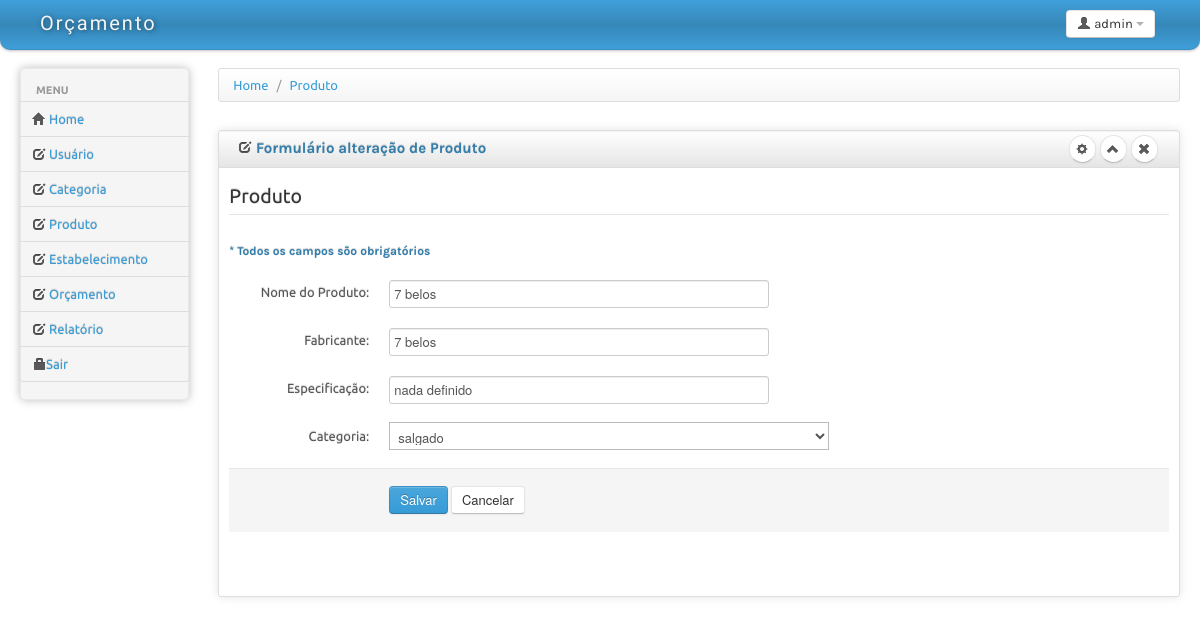
Screenshot of /produto/frmProdutoAlterar.php?id=1 with the database file from the repository.
### tables this page shows
CREATE TABLE IF NOT EXISTS `produto` (
  `id_Produto` int(11) NOT NULL AUTO_INCREMENT,
  `nome_produto` varchar(100) NOT NULL,
  `fabricante_produto` varchar(45) DEFAULT NULL,
  `especificao_produto` varchar(100) DEFAULT NULL,
  `inclusao_dt_produto` datetime DEFAULT NULL,
  `id_Categoria` int(11) NOT NULL,
  PRIMARY KEY (`id_Produto`)
);

### Conexao/ConexaoPDO.php (called while the page is built)
<?php
class ConexaoPDO {
	private static $instancia;
 	private $db;
	private function __construct() {
			try{
				if(true){
					$host = "localhost";
					$user = "root";
					$pass = "";
					$dbname = "orcamento";
				}
				$this->db = new PDO("mysql:host=$host; dbname=$dbname",$user,$pass);
				$this->db->setAttribute(PDO::ATTR_ERRMODE, PDO::ERRMODE_EXCEPTION);
				$this->db->setAttribute(PDO::MYSQL_ATTR_USE_BUFFERED_QUERY, true);
				$this->db->exec("SET lc_time_names='pt_br'");
			}catch (PDOException $e) {
				throw new BancoException($e);
			}
		}
		 public static function getInstancia() {
			 if (!isset(self::$instancia)) {
				 self::$instancia = new ConexaoPdo();
			 }
			 return self::$instancia;
		 }
		 public function getDb() {
			 return $this->db;
		 }
 }
?>

### produto/RepositorioProduto.php (called while the page is built, shortened)
<?php
require_once('Produto.php');
require_once('../Conexao/conexaoPDO.php');
class RepositorioProduto {
	private $conn;
	private static $instancia;
	function __construct(){
		$this->conn = ConexaoPDO::getInstancia()->getDB();
	}
	public static function getInstancia(){
		if (!isset(self::$instancia)) {
			self::$instancia = new RepositorioProduto();
		return self::$instancia;
		}
	}
	private function retornaObjeto($array){
		return new Produto($array["id_Produto"],
							$array["nome_produto"],
							$array["fabricante_produto"],
							$array["especificao_produto"],
							$array["inclusao_dt_produto"],
							$array["id_Categoria"]);
	}
	public function visualizar($id)
	{
		try{
		$retorno = null;
		$objProduto = new Produto($id,null,null,null,null,null,null,null);;
		$sql = "SELECT * FROM produto WHERE id_Produto = :id_Produto";
		$this->stm = $this->conn->prepare($sql);
		$this->stm->bindValue(":id_Produto", $objProduto->getId());
		$this->stm->execute();
		while($result = $this->stm->fetch(PDO::FETCH_ASSOC))
		{
			$retorno[]=$this->retornaObjeto($result);
		}
		return $retorno;
		}
		catch(PDOException $e)
		{
		 echo "erro";
		}
	}
}
?>

### produto/Produto.php (called while the page is built, shortened)
<?php
class Produto {
	private $id;
	private $nome_produto;
	private $fabricante_produto;
	private $especificacao_prod;
	function __construct($id = null, $nome_produto = null,
		$fabricante_produto = null, $especificacao_prod = null,
		$data_prod = null, $id_categoria = null, $id_estabelecimento = null, $preco = null)
	{
		$this->id = $id;
		$this->nome_produto = $nome_produto;
		$this->fabricante_produto = $fabricante_produto;
		$this->especificacao_prod = $especificacao_prod;
	}
	function getId(){
		return $this->id;
	}
	function getNomeProd(){
		return $this->nome_produto;
	}
	function getFabricanteProd(){
		return $this->fabricante_produto;
	}
	function getEspecificacaoProd(){
		return $this->especificacao_prod;
	}
}
?>

### categoria/RepositorioCategoria.php (called while the page is built, shortened)
<?php
	require_once('Categoria.php');
	require_once('../Conexao/conexaoPDO.php');
	class RepositorioCategoria{
	private $conn;
	private static $instancia;
	private function __construct(){
		$this->conn = ConexaoPDO::getInstancia()->getDb();
	}
	public static function getInstancia(){
		if(!isset(self::$instancia))
			self::$instancia = new RepositorioCategoria();
		return self::$instancia;
	}
	private function retornaObjeto($array){
		return new Categoria($array["id_Categoria_Produto"],$array["nome_categoria"]);
	}
	public function listar()
	{
		try{
			$retorno = null;
			$sql = "select * from categoria_produto";
			$this->stm = $this->conn->prepare($sql);
			$this->stm->execute();
			while($result = $this->stm->fetch(PDO::FETCH_ASSOC)){
				$retorno[]=$this->retornaObjeto($result);
			}
			return $retorno;
		}catch(PDOException$e){
			echo $e->getMessage();
		}
	}
}
	?>

### categoria/Categoria.php (called while the page is built, shortened)
<?php
class Categoria{
	private $id;
	private $nome;
	public function __construct($id = null,$nome = null){
		$this->id = $id;
		$this->nome = $nome;
	}
	function getId() {
		return $this->id;
	}
	function getNome() {
		return $this->nome;
	}
	}
?>

### produto/frmProdutoAlterar.php (the view, shortened to what this page needs)
<!DOCTYPE html>
<html lang="pt">
<head>
	<link id="bs-css" href="../estrutura/css/bootstrap-cerulean.css" rel="stylesheet">
	<link href="../estrutura/css/bootstrap-responsive.css" rel="stylesheet">
	<link href="../estrutura/css/charisma-app.css" rel="stylesheet">
	<link href="../estrutura/css/jquery-ui-1.8.21.custom.css" rel="stylesheet">
	<link href='../estrutura/css/fullcalendar.css' rel='stylesheet'>
	<link href='../estrutura/css/fullcalendar.print.css' rel='stylesheet'  media='print'>
	<link href='../estrutura/css/chosen.css' rel='stylesheet'>
	<link href='../estrutura/css/uniform.default.css' rel='stylesheet'>
	<link href='../estrutura/css/colorbox.css' rel='stylesheet'>
	<link href='../estrutura/css/jquery.cleditor.css' rel='stylesheet'>
	<link href='../estrutura/css/jquery.noty.css' rel='stylesheet'>
	<link href='../estrutura/css/noty_theme_default.css' rel='stylesheet'>
	<link href='../estrutura/css/elfinder.min.css' rel='stylesheet'>
	<link href='../estrutura/css/elfinder.theme.css' rel='stylesheet'>
	<link href='../estrutura/css/jquery.iphone.toggle.css' rel='stylesheet'>
	<link href='../estrutura/css/opa-icons.css' rel='stylesheet'>
	<link href='../estrutura/css/uploadify.css' rel='stylesheet'>
</head>
<body>
	<div class="navbar">
		<div class="navbar-inner">
			<div class="container-fluid">
				<a class="brand" href="index.html"> <span>Or&ccedil;amento</span></a>
				<div class="btn-group pull-right" >
					<a class="btn dropdown-toggle" data-toggle="dropdown" href="#">
						<i class="icon-user"></i><span class="hidden-phone"> admin</span>
						<span class="caret"></span>
					</a>
				</div>
				</div>
		</div>
	</div>
		<div class="container-fluid">
		<div class="row-fluid">
			<div class="span2 main-menu-span">
				<div class="well nav-collapse sidebar-nav">
					<ul class="nav nav-tabs nav-stacked main-menu">
						<li class="nav-header hidden-tablet">Menu</li>
						<li><a class="ajax-link" href="index.html"><i class="icon-home"></i><span class="hidden-tablet"> Home</span></a></li>
						<li><a class="ajax-link" href="../usuario/exibirUsuario.php"><i class="icon-edit"></i><span class="hidden-tablet"> Usu&aacute;rio</span></a></li>
						<li><a class="ajax-link" href="../categoria/exibirCategoria.php"><i class="icon-edit"></i><span class="hidden-tablet"> Categoria</span></a></li>
						<li><a class="ajax-link" href="../produto/exibirProduto.php"><i class="icon-edit"></i><span class="hidden-tablet"> Produto</span></a></li>
						<li><a class="ajax-link" href="../estabelecimento/exibirDados.php"><i class="icon-edit"></i><span class="hidden-tablet"> Estabelecimento</span></a></li>
						<li><a class="ajax-link" href="../orcamento/exibirOrcamento.php"><i class="icon-edit"></i><span class="hidden-tablet"> Or&ccedilamento</span></a></li>
						<li><a class="ajax-link" href="../relatorio/relatorio.php"><i class="icon-edit"></i><span class="hidden-tablet"> Relat&oacute;rio</span></a></li>
						<li><a href="../login/index.php"><i class="icon-lock"></i><span class="hidden-tablet">Sair</span></a></li>
					</ul>
				</div>
			</div>
			<div id="content" class="span10">
			<div>
				<ul class="breadcrumb">
					<li>
						<a href="#">Home</a> <span class="divider">/</span>
					</li>
					<li>
						<a href="#">Produto</a>
					</li>
				</ul>
			</div>
			<div class="row-fluid sortable">
				<div class="box span12">
					<div class="box-header well" data-original-title>
						<h2><i class="icon-edit"></i> Formul&aacute;rio altera&ccedil;&atilde;o de Produto</h2>
						<div class="box-icon">
							<a href="#" class="btn btn-setting btn-round"><i class="icon-cog"></i></a>
							<a href="#" class="btn btn-minimize btn-round"><i class="icon-chevron-up"></i></a>
							<a href="#" class="btn btn-close btn-round"><i class="icon-remove"></i></a>
						</div>
					</div>
							<?php require_once 'RepositorioProduto.php';
									$id = $_GET['id'];
									$retornaObjeto = RepositorioProduto::getInstancia()->visualizar($id);
						   			 foreach($retornaObjeto as $objProduto){
								?>
					<div class="box-content">
						<form class="form-horizontal" method="post" action="alterar.php" onsubmit="return validacoes(this);">
						  <fieldset>
							<legend>Produto</legend>
							<h5>* Todos os campos s&otilde;o obrigat&oacute;rios</h5><br/>
							 <div class="control-group">
							  <label class="control-label" for="nome">Nome do Produto: </label>
							  <div class="controls">
								<input type="text" name = "nome_produto" class="span6 typeahead" id="typeahead" value = "<?php echo utf8_encode($objProduto->getNomeProd());?>" data-provide="typeahead" data-items="4" />
							  </div>
							  </div>
							 <div class="control-group">
							  <label class="control-label" for="fabricante">Fabricante: </label>
							  <div class="controls">
								<input type="text" name = "fabricante" class="span6 typeahead" id="typeahead" value = "<?php echo utf8_encode($objProduto->getFabricanteProd());?>" data-provide="typeahead" data-items="4" />
							 </div>
							</div>
							  <div class="control-group">
							  <label class="control-label" for="especificacao">Especifica&ccedil;&atilde;o: </label>
							  <div class="controls">
								<input type="text" name = "especificacao" class="span6 typeahead" id="typeahead" value = "<?php echo utf8_encode($objProduto->getEspecificacaoProd());?>" data-provide="typeahead" data-items="4" />
							 </div>
							</div>
							 <div class="control-group">
							  <label class="control-label" for="typeahead">Categoria: </label>
							  <div class="controls">
								<select id="id_categoria span6"  name="id_categoria" required style="width:440px;" tabindex="4">
									<?php
										require_once '../categoria/RepositorioCategoria.php';
										$retornoObjCategoria = RepositorioCategoria::getInstancia()->listar();
										foreach ($retornoObjCategoria as $objCategoria){
										$intIdCategoria = $objCategoria->getId();
										$strNomeCategoria = $objCategoria->getNome();
										echo '<option value="' . $intIdCategoria . '">' . utf8_encode($strNomeCategoria) . '</option>';
										}
								?>
								</select>
							</div>
							<?php }?>
							<div class="form-actions">
							  <button type="submit" class="btn btn-primary">Salvar</button>
							  <button type="reset" class="btn">Cancelar</button>
							</div>
						  </fieldset>
						</form>
					</div>
				</div>
			</div>
</body>
</html>

### estrutura/css/charisma-app.css (style rules this page uses)
select { background-color:#fff; }
.box { border: 1px solid #DEDEDE; border-radius:3px; -webkit-border-radius:3px; -moz-border-radius:3px; margin-top: 10px; margin-bottom: 10px ; box-shadow: 0 0 10px rgba(189, 189, 189, 0.4); -webkit-box-shadow: 0 0 10px rgba(189, 189, 189, 0.4); -moz-box-shadow: 0 0 10px rgba(189, 189, 189, 0.4); }
.box-header { border:none; padding-top:5px; border-bottom: 1px solid #DEDEDE; border-radius:3px 3px 0 0; -webkit-border-radius:3px 3px 0 0; -moz-border-radius:3px 3px 0 0; height:12px; min-height:12px; margin-bottom: 0; cursor:move; font-weight:bold; font-size:16px; background: -moz-linear-gradient(top, rgba(255,255,255,0) 0%, rgba(0,0,0,0.1) 100%); background: -webkit-gradient(linear, left top, left bottom, color-stop(0%,rgba(255,255,255,0)), color-stop(100%,rgba(0,0,0,0.1))); background: -webkit-linear-gradient(top, rgba(255,255,255,0) 0%,rgba(0,0,0,0.1) 100%); background: -o-linear-gradient(top, rgba(255,255,255,0) 0%,rgba(0,0,0,0.1) 100%); background: -ms-linear-gradient(top, rgba(255,255,255,0) 0%,rgba(0,0,0,0.1) 100%); background: linear-gradient(to bottom, rgba(255,255,255,0) 0%,rgba(0,0,0,0.1) 100%); filter: progid:DXImageTransform.Microsoft.gradient( startColorstr='#00ffffff', endColorstr='#1a000000',GradientType=0 ); }
.box-header h2 { font-size:15px; width:auto; clear:none; float:left; line-height:25px; white-space: nowrap; }
.box-header h2 > i { margin-top:1px; }
.box-icon { float:right; }
.box-icon a { clear:none; float:left; margin:0 2px; height: 18px; width:5px; margin-top: -1px; }
.box-icon a i { margin-left:-4.5px; }
.box-content { padding:10px; }
.btn-round { border-radius: 40px; -webkit-border-radius: 40px; -moz-border-radius: 40px; font-size:12px; padding-top:4px; }
.sidebar-nav { min-height:0; box-shadow: 0 0 10px #BDBDBD; -webkit-box-shadow: 0 0 10px #BDBDBD; -moz-box-shadow: 0 0 10px #BDBDBD; border-radius: 5px; -webkit-border-radius: 5px; -moz-border-radius: 5px; margin-bottom: 0; padding-bottom:0; }
.sidebar-nav > ul > li:not(.nav-header) { margin-right:-2px; margin-left:-2px; }
.brand { font-family: 'Shojumaru', cursive, Arial, serif; letter-spacing:2px; text-shadow:1px 1px 5px rgba(0, 0, 0, 0.5); width:166px; }
.brand span { float:left; }
.navbar-inner { border-radius:0 0 10px 10px; -webkit-border-radius:0 0 10px 10px; -moz-border-radius:0 0 10px 10px; padding-top:5px; padding-bottom:5px; }
.pull-right { float:right !important; }

### produto/frmProdutoAlterar.php (style rules this page uses)
body { padding-bottom: 40px; }
.sidebar-nav { padding: 9px 0; }

### rows the page displays
produto: nome_produto "7 belos", fabricante "7 belos", especificacao "nada definido"

### other values shown
form field id_categoria "salgado"
